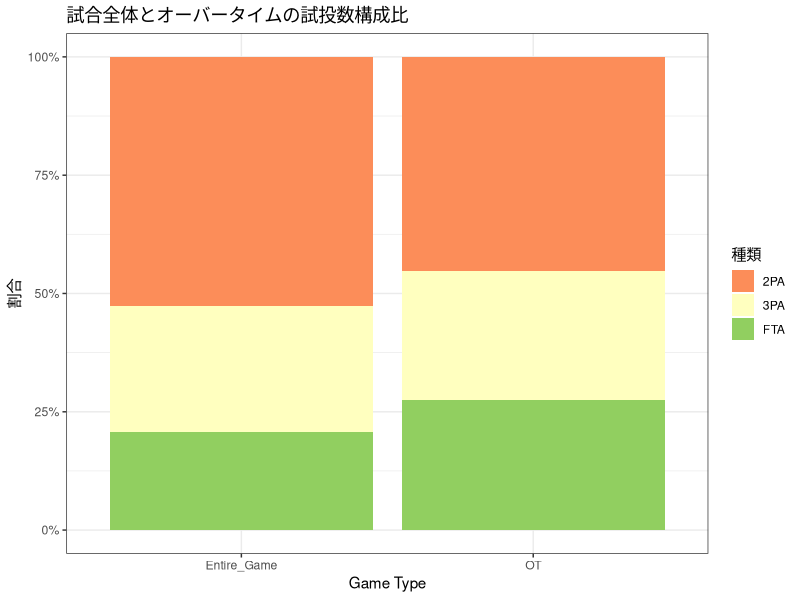

Generate this figure with R: (Note: this script raises an error after producing the figure.)
library(tidyverse)
library(openxlsx)
library(scales)

raw <- read_csv("NBA_OTdata.csv")


# count OT times ----------------------------------------------------------

OT_times_3season <-  raw %>%
  group_by(type) %>%
  summarise(GP = sum(GP)/2) #to distinct OT times



# compare  -------------------------------------------------------------

compare_data <- raw %>%
  group_by(type) %>%
  summarise(`FG%` = sum(FGM)/sum(FGA),
            `3FG%` = sum(`3PM`)/sum(`3PA`),
            `FT%` = sum(FTM)/sum(FTA),
            points_per_min = sum(PTS)/sum(MIN),
            FGA_per_min = sum(FGA)/sum(MIN),
            `3PA_per_min` = sum(`3PA`)/sum(MIN),
            AS_per_min = sum(AST)/sum(MIN),
            TO_per_min = sum(TOV)/sum(MIN),
            AS_ratio_FGM = sum(AST)/sum(FGM),
            `2PA` = sum(FGA) - sum(`3PA`), #to make composition ratio of 2PA, 3PA, FTA
            `3PA` = sum(`3PA`),
            FTA = sum(FTA),
            `2P_point` = 2*(sum(FGM) - sum(`3PM`)),#to make composition ratio of 2PM, 3PM, FTM
            `3P_point` = 3*sum(`3PM`),
            FT_point = sum(FTM)
            )
#エクセル出力
compare_data %>%
  write.xlsx("compare_data.xlsx")

# composition ratio -------------------------------------------------------

compare_data %>%
  select(type, 
         `2PA`, 
         `3PA`, 
         FTA 
         ) %>%
  gather(key = attempt_made, value = volume, -type) %>%
  ggplot(aes(x = type, y = volume, fill = attempt_made))+
  geom_bar(stat = "identity", position = "fill")+
  scale_fill_brewer(palette = "RdYlGn")+
  scale_y_continuous(labels = percent)+
  labs(x = "Game Type", y = "割合", title = "試合全体とオーバータイムの試投数構成比",fill = "種類")+
  theme_bw()+
  ggsave("composition_attempt.png")
  
compare_data %>%
  select(type, 
         `2P_point`,
         `3P_point`,
         FT_point
  ) %>%
  gather(key = attempt_made, value = volume, -type) %>%
  ggplot(aes(x = type, y = volume, fill = attempt_made))+
  geom_bar(stat = "identity", position = "fill")+
  scale_fill_brewer(palette = "RdYlGn")+
  scale_y_continuous(labels = percent)+
  labs(x = "Game Type", y = "割合", title = "試合全体とオーバータイムの得点構成比",fill = "種類")+
  theme_bw()+
  ggsave("composition_point.png")


